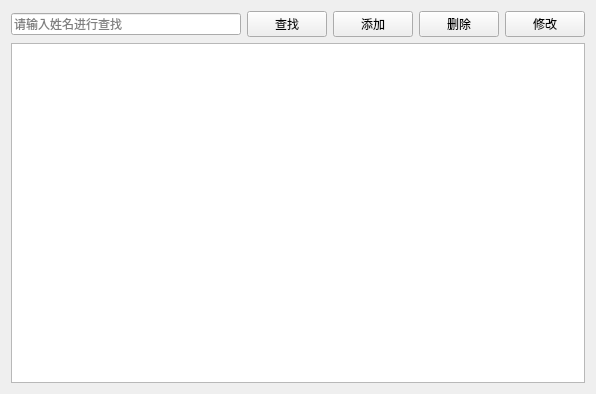
<?xml version="1.0" encoding="UTF-8"?>
<ui version="4.0">
 <class>PatientView</class>
 <widget class="QWidget" name="PatientView">
  <property name="geometry">
   <rect>
    <x>0</x>
    <y>0</y>
    <width>596</width>
    <height>394</height>
   </rect>
  </property>
  <property name="windowTitle">
   <string>患者管理</string>
  </property>
  <layout class="QVBoxLayout" name="verticalLayout">
   <item>
    <layout class="QHBoxLayout" name="horizontalLayout">
     <item>
      <widget class="QLineEdit" name="textSearch">
       <property name="placeholderText">
        <string>请输入姓名进行查找</string>
       </property>
      </widget>
     </item>
     <item>
      <widget class="QPushButton" name="btSearch">
       <property name="text">
        <string>查找</string>
       </property>
       <property name="icon">
        <iconset resource="lb4img.qrc">
         <normaloff>:/img/search.svg</normaloff>:/img/search.svg</iconset>
       </property>
      </widget>
     </item>
     <item>
      <widget class="QPushButton" name="btAdd">
       <property name="text">
        <string>添加</string>
       </property>
       <property name="icon">
        <iconset resource="lb4img.qrc">
         <normaloff>:/img/add-new.svg</normaloff>:/img/add-new.svg</iconset>
       </property>
      </widget>
     </item>
     <item>
      <widget class="QPushButton" name="btDelete">
       <property name="text">
        <string>删除</string>
       </property>
       <property name="icon">
        <iconset resource="lb4img.qrc">
         <normaloff>:/img/delete.svg</normaloff>:/img/delete.svg</iconset>
       </property>
      </widget>
     </item>
     <item>
      <widget class="QPushButton" name="btEdit">
       <property name="text">
        <string>修改</string>
       </property>
       <property name="icon">
        <iconset resource="lb4img.qrc">
         <normaloff>:/img/edit.svg</normaloff>:/img/edit.svg</iconset>
       </property>
      </widget>
     </item>
    </layout>
   </item>
   <item>
    <widget class="QTableView" name="tableView"/>
   </item>
  </layout>
 </widget>
 <resources>
  <include location="lb4img.qrc"/>
 </resources>
 <connections/>
</ui>
